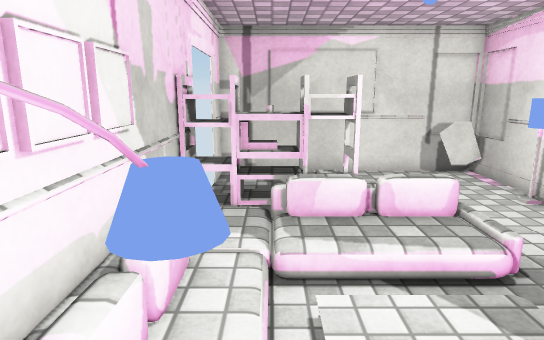
[1] (above)

12 first-person views from a walk through a 3-D level made in the Unity game engine. The camera is 1.5 m above the floor, tilts 12° down and sees 75° across. The floor is counted in squares, 0.5 m on a side. Each view is taken from the middle of a square. On the plan, view 1 faces up. The plan holds only what a view shows up to about 20 squares ahead; the rest is blank. Some animated figures are not drawn. Surface patterns are stand-ins for the level's own textures.

[2]
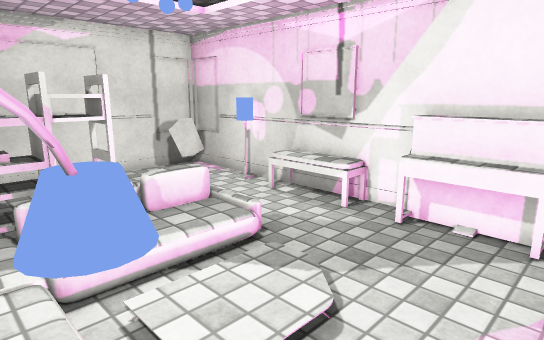

[3]
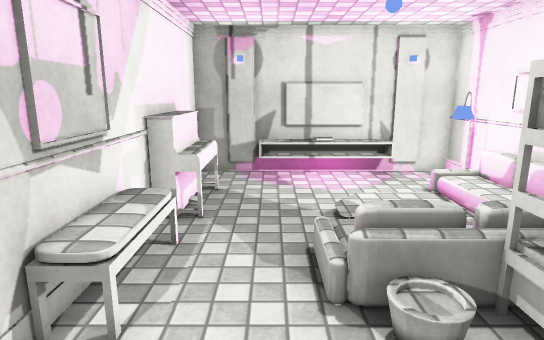

[4]
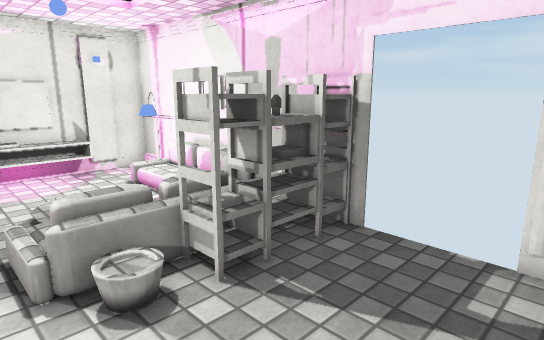

[5]
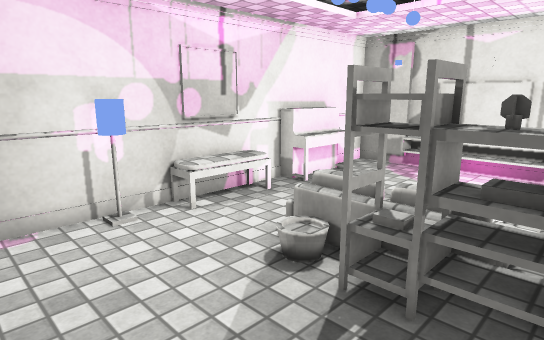

[6]
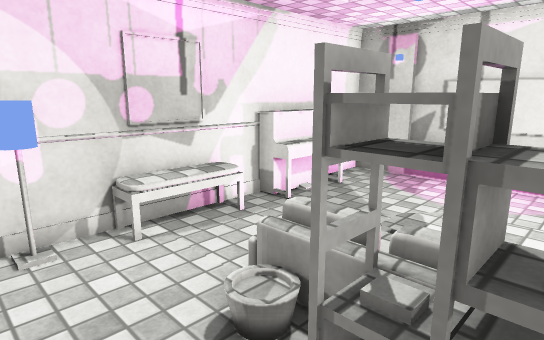

[7]
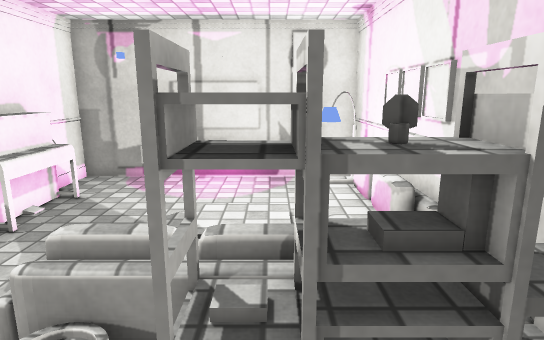

[8]
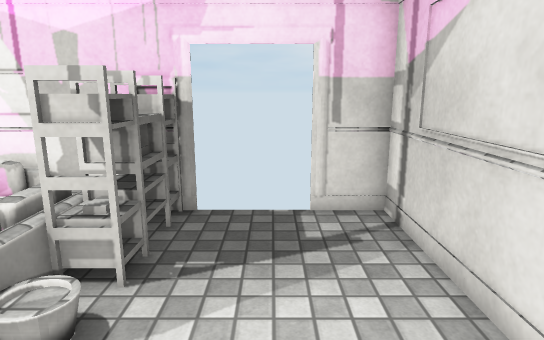

[9]
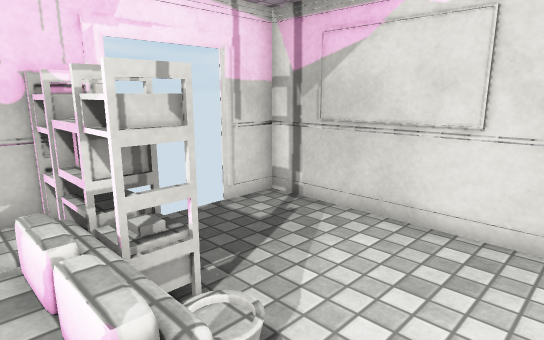

[10]
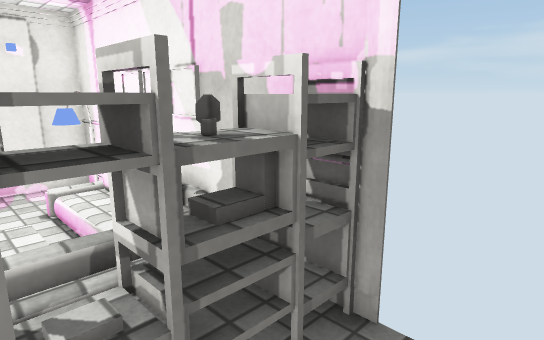

[11]
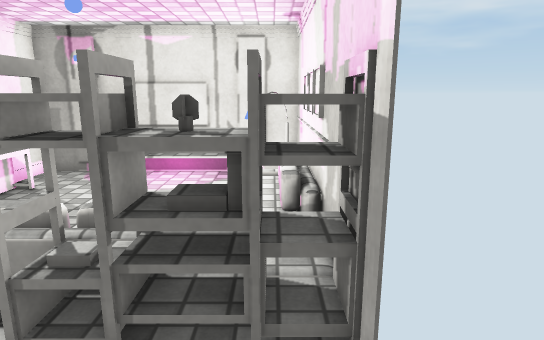

[12]
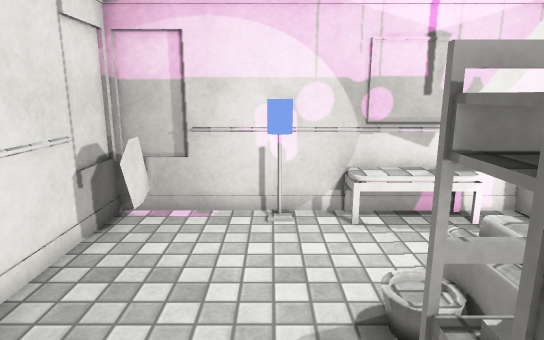

### Floor plan
Key: @ floor where view 1 was taken; # wall or solid block; x gap in a wall; . main floor; : floor 0.25 m higher than the main floor; / step, stairs or slope; = window, fence, low wall or low ledge; ^ raised ledge; L lamp; T thing the floor can be seen under or through; S sofa; C carpet; A TV; O other object.
Columns run from 2 left of view 1 to 8 right of it. Each row starts with its distance up from view 1.
 14 #########^#
 13 #.......==#
 12 x.........#
 11  .........#
 10  ........L#
  9 #TT.......#
  8  TT^^:S..=#
  7 #T CC#O..^^
  6 # C     .^^
  5 # C      ^#
  4 #  ::/   O#
  3 #  ::/   O#
  2 #LL...   O#
  1 #SC      O#
  0 O.@      .#
 -1 #.=^^^^^ .#
 -2 ###^^A^^###

Positions as (right, up) in squares from view 1, and headings:
1: (0, 0), facing up
2: (-1, 0), facing up-right
3: (5, 12), facing down
4: (5, 13), facing down-left
5: (-1, 13), facing down-right
6: (0, 11), facing down-right
7: (1, 11), facing down
8: (7, 11), facing left
9: (6, 6), facing up-left
10: (2, 11), facing down-left
11: (-1, 12), facing down
12: (-1, 10), facing right
